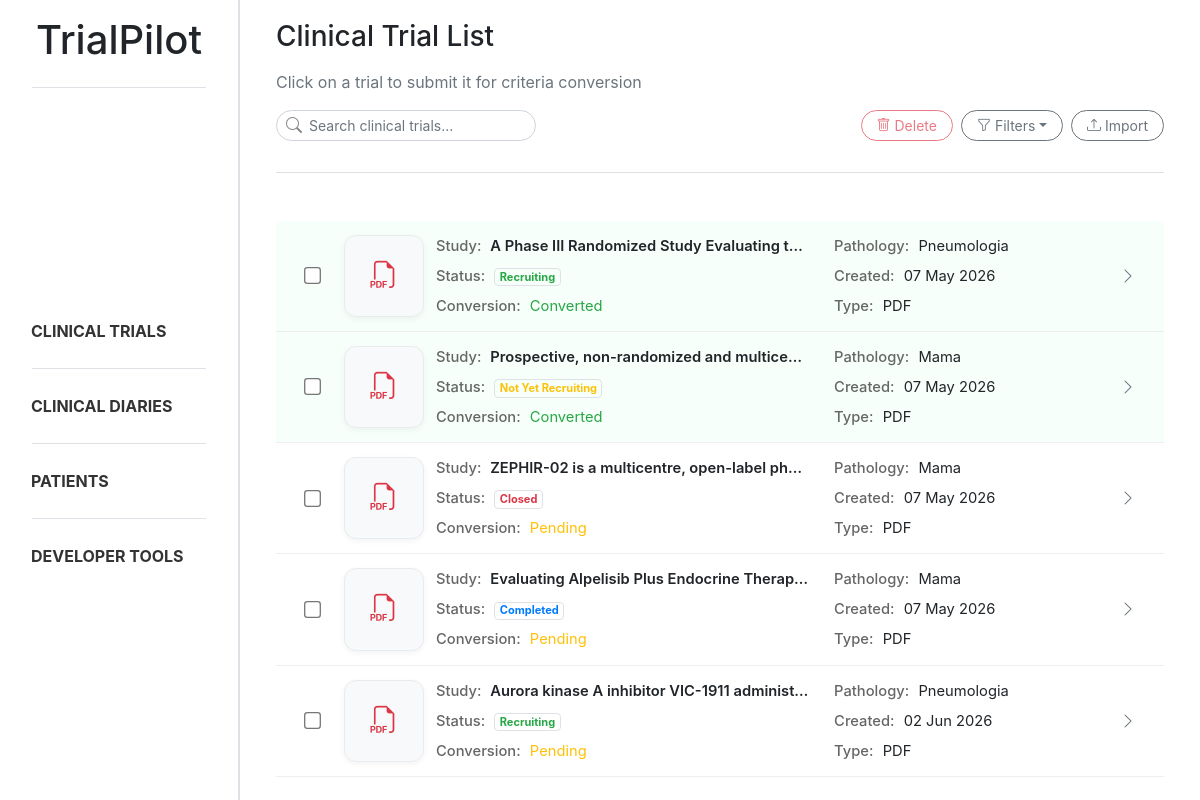
/trials/, run on the app's committed database.
### trialpilot/models.py (models this page shows, shortened)
class Document(models.Model):
    class DocumentType(models.TextChoices):
        CLINICAL_DIARY = "diary", "Clinical Diary"
        CLINICAL_TRIAL = "trial", "Clinical Trial"
    title = models.CharField(max_length=255)
    type = models.CharField(max_length=20, choices=DocumentType.choices)
    extracted = models.BooleanField(default=False)
    created_at = models.DateTimeField(auto_now_add=True)
    updated_at = models.DateTimeField(auto_now=True)

class ClinicalTrial(models.Model):
    class PathologyGroupType(models.TextChoices):
        CABECAPESCOCO = "cabeca_pescoco", "Cabeça e Pescoço"
        DERMATOLOGIA = "dermatologia", "Dermatologia"
        DIGESTIVO = "digestivo", "Digestivo"
        GINECOLOGIA = "ginecologia", "Ginecologia"
        MAMA = "mama", "Mama"
        ONCOLOGIA_PEDIATRICA = "oncologia_pediatrica", "Oncologia Pediátrica"
        PELE = "pele", "Pele"
        PNEUMOLOGIA = "pneumologia", "Pneumologia"
        SNC = "snc", "Tumores do Sistema Nervoso Central"
        TNE = "tne", "Tumores Neuroendócrinos"
    class TrialStatus(models.TextChoices):
        RECRUITING = "recruiting", "Recruiting"
        CLOSED = "closed", "Closed"
        NOT_YET = "not_yet", "Not Yet Recruiting"
        COMPLETED = "completed", "Completed"
    document = models.OneToOneField(
        Document,
        on_delete=models.CASCADE,
        related_name="clinical_trial"
    )
    study_name = models.CharField(max_length=255)
    pathology_group = models.CharField(
        max_length=50,
        choices=PathologyGroupType.choices
    )
    start_date = models.DateField(null=True, blank=True)
    end_date = models.DateField(null=True, blank=True)
    status = models.CharField(
        max_length=20,
        choices=TrialStatus.choices
    )

### trialpilot/views.py (the view)
# urls.py: path('trials/', trial_list, name='trial_list'),
def trial_list(request):
    search = request.GET.get("search", "").strip()
    status = request.GET.get("status", "").strip()
    file_type = request.GET.get("file_type", "").strip().lower()
    trial_status = request.GET.get("trial_status", "").strip()
    pathology_group = request.GET.get("pathology_group", "").strip()
    date_from = request.GET.get("date_from", "").strip()
    date_to = request.GET.get("date_to", "").strip()
    trials = Document.objects.filter(
        type=Document.DocumentType.CLINICAL_TRIAL
    ).select_related("clinical_trial")
    if search:
        trials = trials.filter(
            Q(title__icontains=search) |
            Q(clinical_trial__study_name__icontains=search)
        )
    if status == "extracted":
        trials = trials.filter(extracted=True)
    elif status == "not_extracted":
        trials = trials.filter(extracted=False)
    if trial_status:
        trials = trials.filter(clinical_trial__status=trial_status)
    if pathology_group:
        trials = trials.filter(clinical_trial__pathology_group=pathology_group)
    if date_from:
        trials = trials.filter(clinical_trial__end_date__gte=date_from)
    if date_to:
        trials = trials.filter(clinical_trial__start_date__lte=date_to)
    trial_data = []
    for trial in trials:
        if "." in trial.title:
            original_name, ext = trial.title.rsplit('.', 1)
            ext = ext.lower()
        else:
            ext = ""
        if file_type and ext != file_type:
            continue
        trial_data.append((trial, ext))
    return render(request, 'trialpilot/trial_list.html', {
        'trial_data': trial_data,
        'search': search,
        'status': status,
        'file_type': file_type,
        'trial_status': trial_status,
        'pathology_group': pathology_group,
        'date_from': date_from,
        'date_to': date_to,
        'pathology_choices': ClinicalTrial.PathologyGroupType.choices,
        'trial_status_choices': ClinicalTrial.TrialStatus.choices,
    })

### trialpilot/templates/trialpilot/trial_list.html (shortened to what this page needs)
{% extends "trialpilot/base.html" %}
{% block content %}
<div class="d-flex flex-column mb-4 ml-3 mr-3">
    <h3 class="mb-3">Clinical Trial List</h3>
    <p class="text-muted">Click on a trial to submit it for criteria conversion</p>
    <div class="d-flex justify-content-between align-items-center mb-3">
        <form method="GET">
            <div class="position-relative" style="width:260px">
                <i class="bi bi-search position-absolute"
                    style="left:10px; top:50%; transform:translateY(-50%); color:#888;"></i>
                <input type="text" name="search" value="{{ search }}" class="form-control form-control-sm rounded-ui"
                    style="padding-left: 32px;" placeholder="Search clinical trials...">
            </div>
        </form>
        <div class="d-flex gap-2">
            <button id="deleteBtn" data-url="{% url 'trial_remove' %}" class="btn btn-outline-danger btn-sm rounded-ui"
                style="margin-right: 0.5rem;" disabled>
                <i class="bi bi-trash"></i>
                Delete
            </button>
            <div class="dropdown me-2">
                <button class="btn btn-outline-secondary btn-sm rounded-ui dropdown-toggle d-flex align-items-center gap-2 mr-2"
                    type="button" data-bs-toggle="dropdown" aria-expanded="false">
                    <i class="bi bi-funnel mr-1"></i>
                    Filters
                </button>
            </div>
            <button class="btn btn-outline-secondary btn-sm rounded-ui" data-bs-toggle="modal"
                data-bs-target="#uploadModal">
                <i class="bi bi-upload"></i>
                Import
            </button>
        </div>
    </div>
    <div class="sidebar-divider mb-4"></div>
</div>
<div class="trial-list ml-3 mr-3">
    {% for trial, extension in trial_data %}
    <div class="trial-row trial-card-trigger {% if trial.extracted %}converted{% endif %}"
        data-trial-id="{{ trial.id }}"
        data-trial-title="{{ trial.title }}"
        data-trial-extracted="{{ trial.extracted }}">
        <div class="trial-layout">
            <div class="container-trial-checkbox">
                <input type="checkbox"
                    class="form-check-input trial-checkbox"
                    value="{{ trial.id }}">
            </div>
            <div class="trial-file">
                {% if extension == "pdf" %}
                <i class="bi bi-filetype-pdf text-danger"></i>
                {% else %}
                <i class="bi bi-filetype-txt text-primary"></i>
                {% endif %}
            </div>
            <div class="trial-grid">
                <div class="trial-main-info">
                    <strong>Study:</strong>
                    {{ trial.clinical_trial.study_name }}
                </div>
                <div>
                    <strong>Pathology:</strong>
                    {{ trial.clinical_trial.get_pathology_group_display }}
                </div>
                <div>
                    <strong>Status:</strong>
                    {% if trial.clinical_trial.status == "recruiting" %}
                    <span class="badge rounded-pill bg-success-subtle text-success border">
                        Recruiting
                    </span>
                    {% elif trial.clinical_trial.status == "completed" %}
                    <span class="badge rounded-pill bg-primary-subtle text-primary border">
                        Completed
                    </span>
                    {% elif trial.clinical_trial.status == "closed" %}
                    <span class="badge rounded-pill bg-danger-subtle text-danger border">
                        Closed
                    </span>
                    {% else %}
                    <span class="badge rounded-pill bg-warning-subtle text-warning border">
                        Not Yet Recruiting
                    </span>
                    {% endif %}
                </div>
                <div>
                    <strong>Created:</strong>
                    {{ trial.created_at|date:"d M Y" }}
                </div>
                <div>
                    <strong>Conversion:</strong>
                    {% if trial.extracted %}
                    <span class="text-success">Converted</span>
                    {% else %}
                    <span class="text-warning">Pending</span>
                    {% endif %}
                </div>
                <div>
                    <strong>Type:</strong>
                    {{ extension|upper }}
                </div>
            </div>
            <div class="trial-actions">
                <i class="bi bi-chevron-right text-muted"></i>
            </div>
        </div>
    </div>
    {% endfor %}
</div>
{% endblock %}

### static/css/style.css (style rules this page uses)
body { overflow-x: hidden; }
html, body { height: 100%; }
.sidebar-divider { height: 1px; background-color: #dee2e6; margin-bottom: 15px; margin-top: 15px; }
.rounded-ui { border-radius: 1rem !important; padding-left: 15px; padding-right: 15px; }
.trial-row { padding: 14px 16px; border-bottom: 1px solid #eee; transition: all 0.15s ease; cursor: pointer; }
.container-trial-checkbox { display: flex; align-items: center; justify-content: center; height: 100%; }
.trial-checkbox { transform: scale(1.3); cursor: pointer; margin: 0; display: flex; align-items: center; justify-content: center; }
.trial-layout { display: grid; grid-template-columns: 40px 80px 1fr 40px; align-items: center; gap: 12px; }
.trial-file { display: flex; align-items: center; justify-content: center; background: #f8f9fa; border: 1px solid #e9ecef; border-radius: 12px; min-height: 72px; height: 100%; box-shadow: 0 2px 6px rgba(0,0,0,0.05); }
.trial-file i { font-size: 1.7rem; }
.trial-grid { display: grid; grid-template-columns: 2fr 1.4fr; gap: 8px 24px; font-size: 0.92rem; }
.trial-grid div { overflow: hidden; white-space: nowrap; text-overflow: ellipsis; }
.trial-grid strong { color: #666; font-weight: 500; margin-right: 5px; }
.trial-main-info { font-weight: 600; }
.trial-actions { display: flex; align-items: center; justify-content: center; }
.trial-row.converted { background: #f6fffa; }

### data on the page
Document: clinical_trial.study_name "A Phase III Randomized Study Evaluating t…", clinical_trial.pathology_group "Pneumologia", shows "Recruiting", created_at "07 May 2026", extracted "Converted", extension "PDF"
Document: clinical_trial.study_name "Prospective, non-randomized and multice…", clinical_trial.pathology_group "Mama", shows "Not Yet Recruiting", created_at "07 May 2026", extracted "Converted", extension "PDF"
Document: clinical_trial.study_name "ZEPHIR-02 is a multicentre, open-label ph…", clinical_trial.pathology_group "Mama", shows "Closed", created_at "07 May 2026", extracted "Pending", extension "PDF"
Document: clinical_trial.study_name "Evaluating Alpelisib Plus Endocrine Therap…", clinical_trial.pathology_group "Mama", shows "Completed", created_at "07 May 2026", extracted "Pending", extension "PDF"
Document: clinical_trial.study_name "Aurora kinase A inhibitor VIC-1911 administ…", clinical_trial.pathology_group "Pneumologia", shows "Recruiting", created_at "02 Jun 2026", extracted "Pending", extension "PDF"
